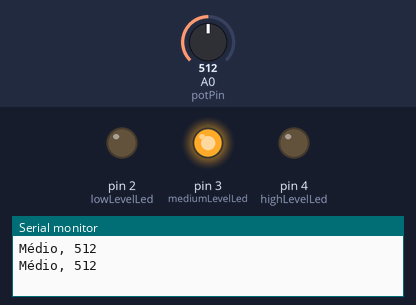
Bench run of a sketch on a simulated Arduino Uno, built with avr-gcc and run on an emulated ATmega328P. On the bench: output pins drawn as LEDs (lit = HIGH), the last lines printed to the serial monitor. Inputs (shaded band) come from the test bench; at power-on: A0 (potPin) = 512.

Above: at 1.8 s.
1.9 s: A0 (potPin) set to 691
3.4 s: A0 (potPin) set to 713
At 4.4 s:
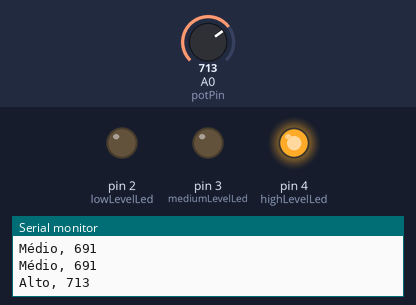
5.5 s: A0 (potPin) set to 290
At 7.1 s:
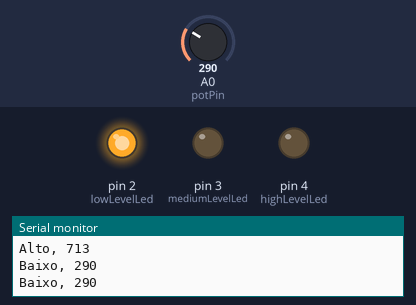
7.5 s: A0 (potPin) set to 307
At 8.7 s:
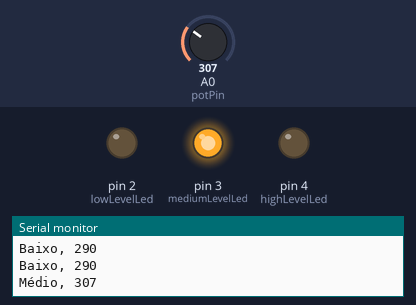
9.5 s: A0 (potPin) set to 122
At 11.4 s:
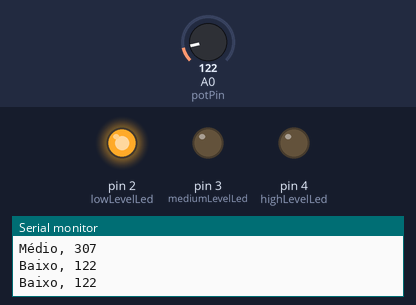
Timing chart, 0 to 12.5 s (numbered marks = the images above; inputs shaded):
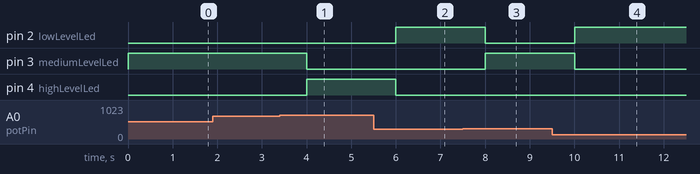

The sketch:

teste_niv.ino
```cpp
const int potPin = A0;
const int lowLevelLed = 2;
const int mediumLevelLed = 3;
const int highLevelLed = 4;

void setup() {
  Serial.begin(9600);
  pinMode(lowLevelLed, OUTPUT);
  pinMode(mediumLevelLed, OUTPUT);
  pinMode(highLevelLed, OUTPUT);
}

void loop() {
  int potValue = analogRead(potPin);
  int levelState = getLevelState(potValue);

  switch(levelState) {
    case 0: // Nível baixo
      digitalWrite(lowLevelLed, HIGH);
      digitalWrite(mediumLevelLed, LOW);
      digitalWrite(highLevelLed, LOW);
      Serial.println("Baixo, " + String(potValue));
      break;
    case 1: // Nível médio
      digitalWrite(lowLevelLed, LOW);
      digitalWrite(mediumLevelLed, HIGH);
      digitalWrite(highLevelLed, LOW);
      Serial.println("Médio, " + String(potValue));
      break;
    case 2: // Nível alto
      digitalWrite(lowLevelLed, LOW);
      digitalWrite(mediumLevelLed, LOW);
      digitalWrite(highLevelLed, HIGH);
      Serial.println("Alto, " + String(potValue));
      break;
  }

  delay(1000); // Atraso de 1 segundo entre as leituras
}

int getLevelState(int value) {
  if (value < 300) {
    return 0; // Nível baixo
  } else if (value >= 300 && value < 700) {
    return 1; // Nível médio
  } else {
    return 2; // Nível alto
  }
}
```

Measured:
- the behaviour switches between 699 and 700 on A0 (potPin) (found by bisection; images 0 and 1)
- the behaviour switches between 299 and 300 on A0 (potPin) (found by bisection; images 2 and 3)
- after the input at 3.4 s, pin 3 (mediumLevelLed): HIGH → LOW after 0.60 s; pin 4 (highLevelLed): LOW → HIGH after 0.60 s
- after the input at 5.5 s, pin 2 (lowLevelLed): LOW → HIGH after 0.50 s; pin 4 (highLevelLed): HIGH → LOW after 0.50 s
- after the input at 7.5 s, pin 2 (lowLevelLed): HIGH → LOW after 0.50 s; pin 3 (mediumLevelLed): LOW → HIGH after 0.50 s
- after the input at 9.5 s, pin 2 (lowLevelLed): LOW → HIGH after 0.50 s; pin 3 (mediumLevelLed): HIGH → LOW after 0.50 s
